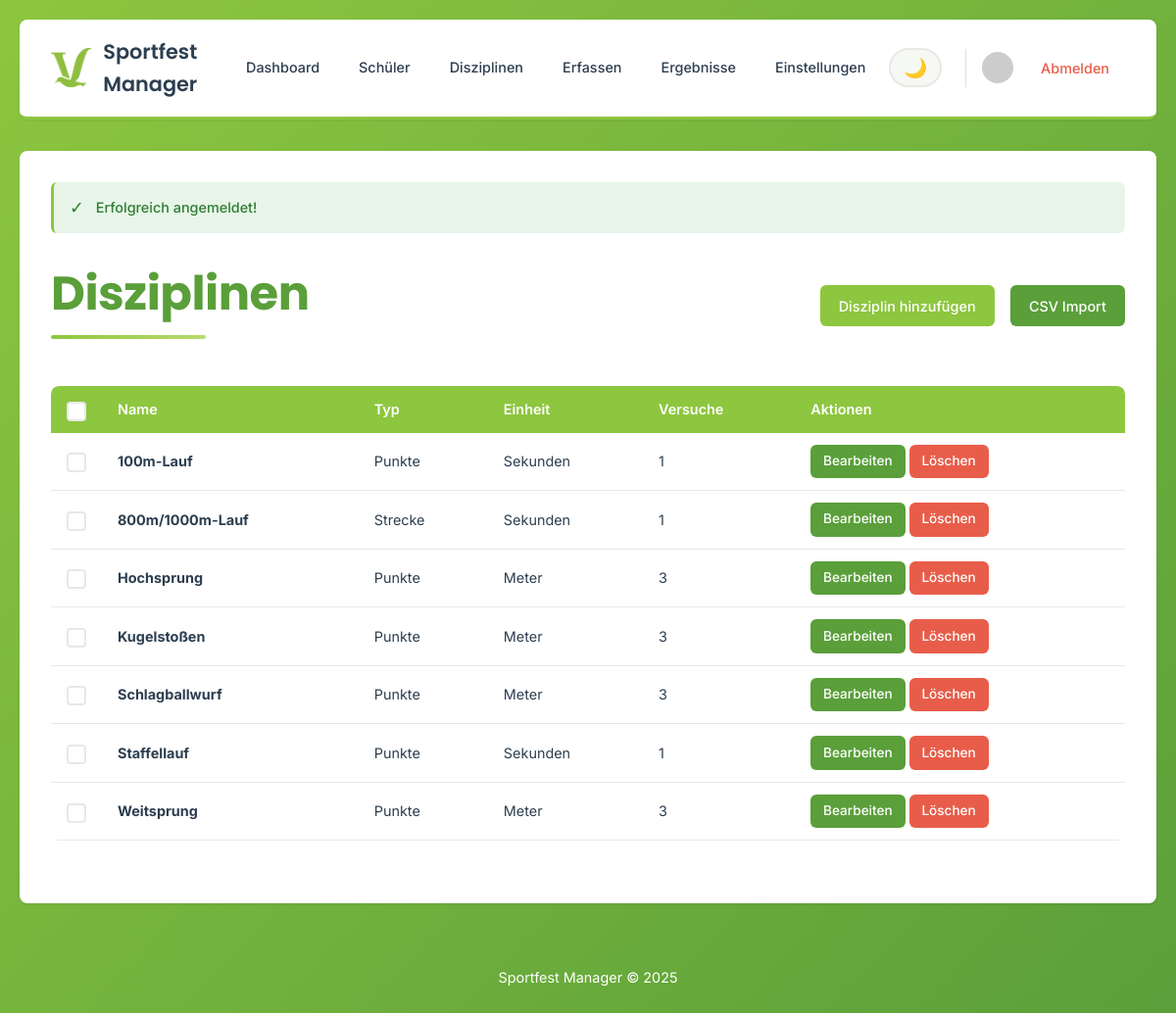
The app's page /disciplines.php (signed in) with its own data.
### tables this page shows
CREATE TABLE disciplines (
                id INTEGER PRIMARY KEY AUTOINCREMENT,
                name TEXT NOT NULL,
                type TEXT NOT NULL,
                unit TEXT NOT NULL,
                attempts INTEGER DEFAULT 1
            );

### auth.php (called while the page is built, shortened)
<?php
function get_flashed_messages() {
    if (isset($_SESSION['flash_messages'])) {
        $messages = $_SESSION['flash_messages'];
        return $messages;
    }
    return [];
}
function is_logged_in() {
    return isset($_SESSION['user_id']);
}
function is_admin() {
    return isset($_SESSION['role']) && $_SESSION['role'] === 'admin';
}
function url_for($path) {
    return BASE_URL . '/' . $path;
}
?>

### disciplines.php (the view, shortened to what this page needs)
<?php
require_once 'auth.php';
$db = get_db();
    ?>
    <?php include 'views/footer.php'; exit;
$disciplines = $db->query('SELECT * FROM disciplines ORDER BY name')->fetchAll();
include 'views/header.php';
?>
<div class="flex justify-between align-center mb-3">
    <h1>Disziplinen</h1>
    <div class="flex flex-gap">
        <a href="disciplines.php?action=add" class="btn btn-primary">Disziplin hinzufügen</a>
        <a href="disciplines.php?action=import" class="btn btn-secondary">CSV Import</a>
    </div>
</div>
<div class="table-container">
    <table>
        <thead>
            <tr>
                <th style="width: 40px;">
                    <input type="checkbox" id="selectAllDisciplines" onchange="toggleSelectAllDisciplines()">
                </th>
                <th>Name</th>
                <th>Typ</th>
                <th>Einheit</th>
                <th>Versuche</th>
                <th>Aktionen</th>
            </tr>
        </thead>
        <tbody>
            <?php if (empty($disciplines)): ?>
            <tr>
                <td colspan="6" class="text-center" style="padding: 2rem;">
                    Keine Disziplinen vorhanden. <a href="disciplines.php?action=add">Erste Disziplin anlegen</a>
                </td>
            </tr>
            <?php else: ?>
                <?php foreach ($disciplines as $disc): ?>
                <tr>
                    <td><input type="checkbox" class="discipline-checkbox" value="<?php echo $disc['id']; ?>" onchange="updateDeleteDisciplinesButton()"></td>
                    <td><strong><?php echo htmlspecialchars($disc['name']); ?></strong></td>
                    <td>
                        <?php
                        if ($disc['type'] === 'distance') echo 'Strecke';
                        elseif ($disc['type'] === 'time') echo 'Zeit';
                        else echo 'Punkte';
                        ?>
                    </td>
                    <td><?php echo htmlspecialchars($disc['unit']); ?></td>
                    <td><?php echo $disc['attempts']; ?></td>
                    <td>
                        <a href="disciplines.php?action=edit&id=<?php echo $disc['id']; ?>" class="btn btn-sm btn-secondary">Bearbeiten</a>
                        <a href="disciplines.php?action=delete&id=<?php echo $disc['id']; ?>" class="btn btn-sm btn-danger" onclick="return confirm('Disziplin wirklich löschen?')">Löschen</a>
                    </td>
                </tr>
                <?php endforeach; ?>
            <?php endif; ?>
        </tbody>
    </table>
</div>
<?php include 'views/footer.php'; ?>

### views/header.php (shortened to what this page needs)
<!DOCTYPE html>
<html lang="de">
<head>
    <link rel="stylesheet" href="<?php echo url_for('static/css/style.css'); ?>?v=<?php echo time(); ?>">
</head>
<body>
    <div class="container">
        <?php if (is_logged_in()): ?>
        <nav class="navbar">
            <div class="nav-brand">
                <img src="<?php echo url_for('static/logo_pirol.png'); ?>" alt="VvBG Logo" class="nav-logo">
                <span class="brand-text">Sportfest Manager</span>
            </div>
            <ul class="nav-links">
                <li><a href="<?php echo url_for('index.php'); ?>">Dashboard</a></li>
                <?php if (is_admin()): ?>
                <li><a href="<?php echo url_for('students.php'); ?>">Schüler</a></li>
                <li><a href="<?php echo url_for('disciplines.php'); ?>">Disziplinen</a></li>
                <?php endif; ?>
                <li><a href="<?php echo url_for('enter_results.php'); ?>">Erfassen</a></li>
                <li><a href="<?php echo url_for('view_results.php'); ?>">Ergebnisse</a></li>
                <li><a href="<?php echo url_for('settings.php'); ?>">Einstellungen</a></li>
                <li>
                    <button id="darkModeToggle" class="dark-mode-toggle" aria-label="Toggle Dark Mode">
                        <span id="darkModeIcon">🌙</span>
                    </button>
                </li>
                <li class="user-menu">
                    <img src="https://ui-avatars.com/api/?name=<?php echo urlencode($_SESSION['username']); ?>&background=8DC63F&color=fff" alt="User" class="user-avatar">
                    <a href="<?php echo url_for('logout.php'); ?>" class="logout-link">Abmelden</a>
                </li>
            </ul>
        </nav>
        <?php endif; ?>
        <main class="main-content">
            <?php
            $flash_messages = get_flashed_messages();
            if (!empty($flash_messages)):
            ?>
                <div class="alerts">
                    <?php foreach ($flash_messages as $msg): ?>
                        <div class="alert alert-<?php echo htmlspecialchars($msg['category']); ?>">
                            <span class="alert-icon">
                                <?php
                                if ($msg['category'] === 'success') echo '✓';
                                elseif ($msg['category'] === 'danger') echo '✕';
                                else echo 'i';
                                ?>
                            </span>
                            <?php echo htmlspecialchars($msg['message']); ?>
                        </div>
                    <?php endforeach; ?>
                </div>
            <?php endif; ?>

### views/footer.php (shortened to what this page needs)
        </main>
        <footer class="footer">
            <p>Sportfest Manager © <?php echo date('Y'); ?></p>
        </footer>
    </div>
</body>
</html>

### records on screen
disciplines: name "100m-Lauf", type "Punkte", unit "Sekunden", attempts "1"
disciplines: name "800m/1000m-Lauf", type "Strecke", unit "Sekunden", attempts "1"
disciplines: name "Hochsprung", type "Punkte", unit "Meter", attempts "3"
disciplines: name "Kugelstoßen", type "Punkte", unit "Meter", attempts "3"
disciplines: name "Schlagballwurf", type "Punkte", unit "Meter", attempts "3"
disciplines: name "Staffellauf", type "Punkte", unit "Sekunden", attempts "1"
disciplines: name "Weitsprung", type "Punkte", unit "Meter", attempts "3"

### other values on screen
$msg['message'] "Erfolgreich angemeldet!"
